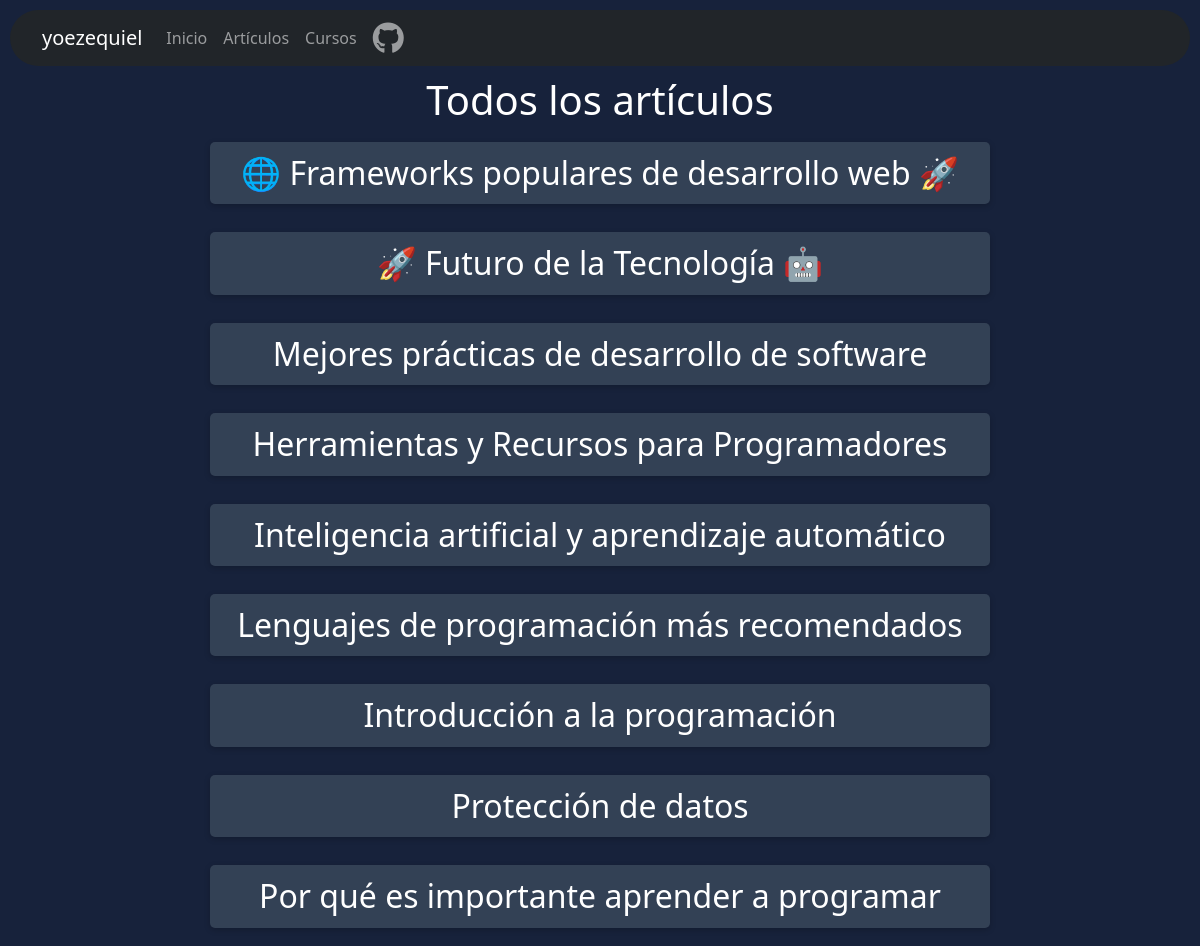
Page /articles on the earlier database version.
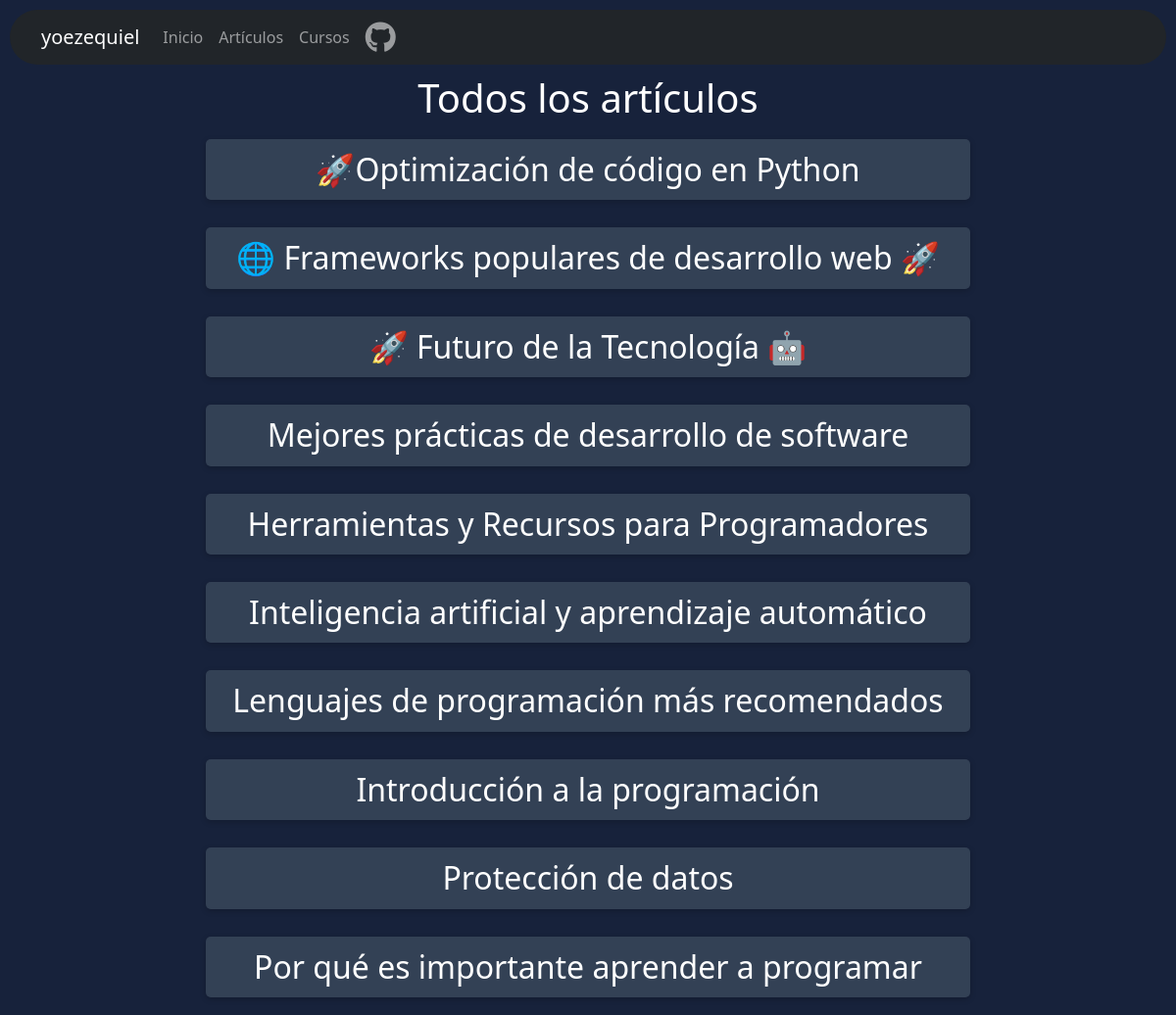
Same page on the later database version.
### tables this page shows
CREATE TABLE articles (
                    id INTEGER PRIMARY KEY AUTOINCREMENT,
                    title TEXT NOT NULL,
                    content TEXT NOT NULL,
                    image TEXT
                );

### app.py (the view)
@app.route('/articles')
def view_all_articles():
    conn = get_db_connection()
    if conn:
        try:
            cursor = conn.cursor()
            cursor.execute("SELECT * FROM articles ORDER BY id DESC")
            all_articles = cursor.fetchall()
            cursor.close()
            conn.close()
            return render_template('all_articles.html', articles=all_articles)
        except sqlite3.Error as e:
            print(e)
            return "Error en la conexión a la base de datos"
    else:
        return "Error en la conexión a la base de datos"

### app.py (called while the page is built)
def get_db_connection():
    try:
        conn = sqlite3.connect('blog.db')
        return conn
    except sqlite3.Error as e:
        print(e)
        return None

### templates/all_articles.html (shortened to what this page needs)
{% extends 'base.html' %}
{% block content %}
<link rel="stylesheet" href="{{ url_for('static', filename='css/index.css') }}">
<body>
    <h1>Todos los artículos</h1>
    {% for article in articles %}
            <div class="article">
                <h2><a id="a" href="{{ url_for('view_article', article_id=article[0]) }}">{{ article[1] }}</a></h2>
            </div>
        {% endfor %}
</body>
</html>
{% endblock %}

### templates/base.html (shortened to what this page needs)
<!DOCTYPE html>
<html>
<head>
    <link rel="stylesheet" href="https://stackpath.bootstrapcdn.com/bootstrap/5.0.0-alpha2/css/bootstrap.min.css">
    <link rel="stylesheet" href="{{ url_for('static', filename='css/base.css') }}">
</head>
<body>
    <nav class="navbar navbar-expand-lg navbar-dark bg-dark">
        <div class="container">
            <a class="navbar-brand" href="/">yoezequiel</a>
            <div class="collapse navbar-collapse" id="navbarNav">
                <ul class="navbar-nav ml-auto">
                    <li class="nav-item">
                        <a class="nav-link" href="/">Inicio</a>
                    </li>
                    <li class="nav-item">
                        <a class="nav-link" href="/articles">Artículos</a>
                    </li>
                    <li class="nav-item">
                        <a class="nav-link" href="/cursos">Cursos</a>
                    </li>
                    <li class="nav-item">
                        <a class="nav-link" href="https://github.com/yoezequiel "target="_blank"><i class="fa-brands fa-github fa-2xl"></i></a>
                    </li>
                </ul>
            </div>
        </div>
    </nav>
    <div class="container" id="container">
        {% block content %}
        {% endblock %}
</body>
</html>

### static/css/base.css (style rules this page uses)
body { background-color: rgb(23, 34, 59); color: white; text-align: center; }
nav { border-radius: 100px; margin: 10px; text-align: center; }

### static/css/index.css (style rules this page uses)
.article { padding: 10px; margin-bottom: 20px; transition: transform 0.3s ease-in-out; border-radius: 8px; max-width: 800px; margin: 0 auto; }
#a { display: block; text-decoration: none; color: white; font-weight: 400; background-color: rgb(51, 65, 85); box-shadow: 0 2px 6px rgba(0, 0, 0, 0.2); padding: 12px 20px; border-radius: 5px; width: 100%; }

Differences in the rows shown:
added articles: title "🚀Optimización de código en Python"
